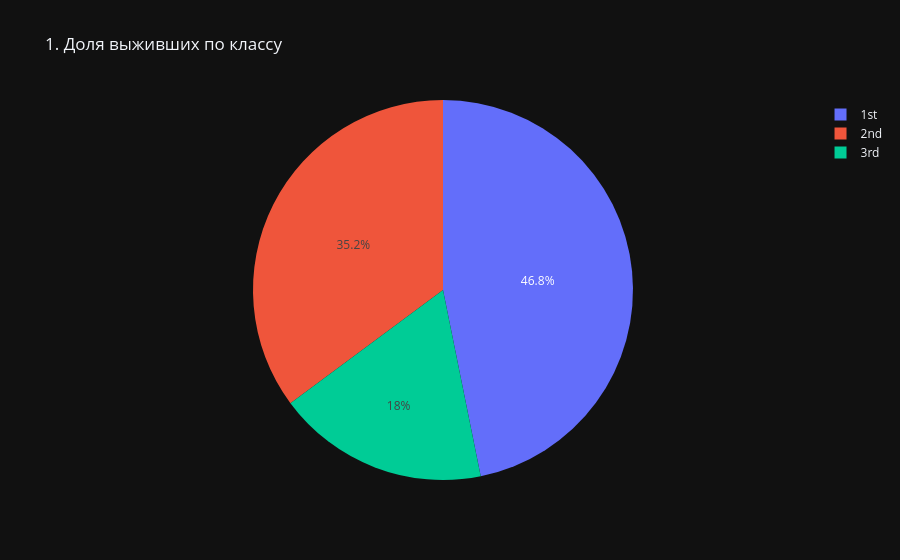

Notebook code for this chart:
### Markdown cell above
# Задание 1

### Code cell
surv_by_class = df_titanic.groupby('Pclass')['Survived'].mean()
fig1 = px.pie(values=surv_by_class.values, names=['1st', '2nd', '3rd'],
              title='1. Доля выживших по классу')
fig1.show()

### Figure 1 — Plotly figure (JSON) as saved in the notebook; plotly's stock layout.template omitted (floating-point values rounded to 4 significant figures)
{"data": [{"domain": {"x": [0.0, 1.0], "y": [0.0, 1.0]}, "hovertemplate": "label=%{label}<br>value=%{value}<extra></extra>", "labels": ["1st", "2nd", "3rd"], "legendgroup": "", "name": "", "showlegend": true, "values": [0.6296, 0.4728, 0.2424], "type": "pie"}], "layout": {"legend": {"tracegroupgap": 0}, "title": {"text": "1. Доля выживших по классу"}}}
